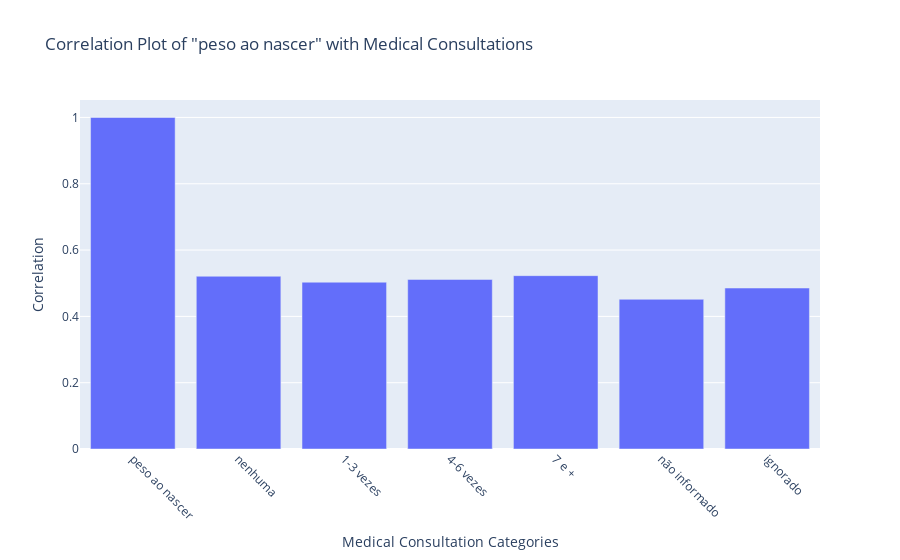

This figure's notebook cell:
### Code cell
# Select the columns representing the values of medical consultations
consultation_columns = ['peso ao nascer', 'nenhuma', '1-3 vezes', '4-6 vezes', '7 e +', 'não informado', 'ignorado']

# Create a subset DataFrame with only the birth weight and medical consultation columns
subset_df = df_babies_weight[consultation_columns]

row_index = 'peso ao nascer'

# Calculate the correlation matrix
correlation = subset_df.corr().loc[row_index]

# Create a bar plot of the correlation values using Plotly
fig = go.Figure(data=[go.Bar(x=correlation.index, y=correlation.values)])

# Customize the layout of the plot
fig.update_layout(
    title=f'Correlation Plot of "{row_index}" with Medical Consultations',
    xaxis=dict(title='Medical Consultation Categories', tickangle=45),
    yaxis=dict(title='Correlation')
)

# Show the plot
fig.show()

### Figure 1 — Plotly figure (JSON) as saved in the notebook; plotly's stock layout.template omitted (floating-point values rounded to 4 significant figures)
{"data": [{"type": "bar", "x": ["peso ao nascer", "nenhuma", "1-3 vezes", "4-6 vezes", "7 e +", "não informado", "ignorado"], "y": [1, 0.521, 0.5031, 0.5114, 0.5228, 0.4515, 0.4855]}], "layout": {"title": {"text": "Correlation Plot of \"peso ao nascer\" with Medical Consultations"}, "xaxis": {"tickangle": 45, "title": {"text": "Medical Consultation Categories"}}, "yaxis": {"title": {"text": "Correlation"}}}}
